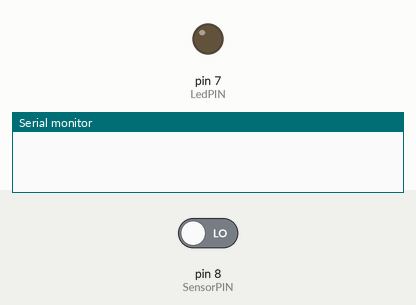
This sketch was run on a simulated Arduino Uno, built with avr-gcc and run on an emulated ATmega328P. On the bench: output pins drawn as LEDs (lit = HIGH), the last lines printed to the serial monitor. The test bench sets the inputs (shaded band); at power-on: pin 8 (SensorPIN) LOW.

Above: at 1.2 s.
1.3 s: pin 8 (SensorPIN) driven HIGH
At 2.1 s:
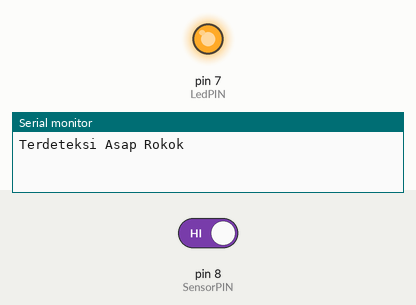
2.8 s: pin 8 (SensorPIN) driven LOW
At 3.3 s:
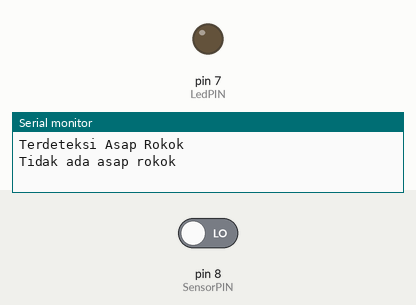
Timing chart, 0 to 5.8 s (numbered marks = the images above; inputs shaded):
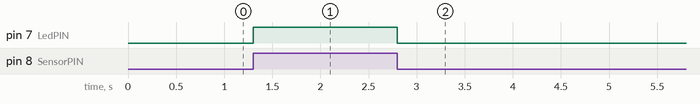

Measured:
- after the input at 1.3 s, pin 7 (LedPIN): LOW → HIGH at once
- after the input at 2.8 s, pin 7 (LedPIN): HIGH → LOW at once

The sketch:

Pendeteksi_Asap_Rokok.ino
```cpp
const int SensorPIN = 8;
const int LedPIN = 7;
int KeadaanSensor = LOW;

void setup() {
  // put your setup code here, to run once:
  Serial.begin(9600);
  pinMode(SensorPIN, INPUT);
  pinMode(LedPIN, OUTPUT);
}

void loop() {
  // put your main code here, to run repeatedly:
  int BacaSensor = digitalRead(SensorPIN);

  if (BacaSensor == HIGH && KeadaanSensor != BacaSensor) {
    digitalWrite(LedPIN, HIGH);
    Serial.println("Terdeteksi Asap Rokok");
    KeadaanSensor = !KeadaanSensor;
  }
  else if (BacaSensor == LOW && KeadaanSensor != BacaSensor) {
    digitalWrite(LedPIN, LOW);
    Serial.println("Tidak ada asap rokok");
    KeadaanSensor = !KeadaanSensor;
  }

}
```
